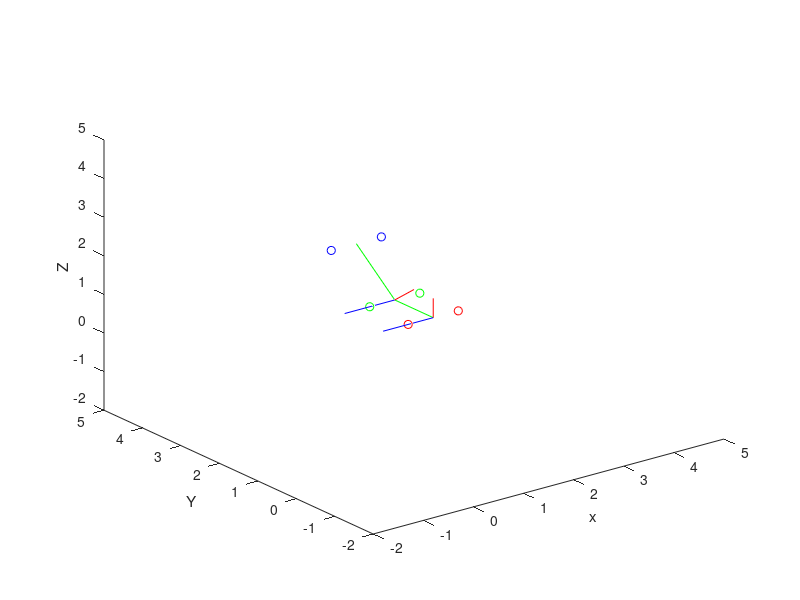

MATLAB code for this plot:
clear all;

% Creating four points emulating marker from distal segments
point1d = [1 1 1];
point2d = [2 1 1];
point3 = [2 2 1];
point4 = [1 2 1];

% Creating  points emulating marker from proximal segments
point1p = [2 3 2];
point2p = [1 3 2]; 

% Plotting 4 points
figure;
plot3(point1d(1),point1d(2),point1d(3),'or');
hold on;
plot3(point2d(1),point2d(2),point2d(3),'or');
plot3(point3(1),point3(2),point3(3),'og');
plot3(point4(1),point4(2),point4(3),'og');

plot3(point1p(1),point1p(2),point1p(3),'ob');
plot3(point2p(1),point2p(2),point2p(3),'ob');

xlabel(' x ');
ylabel(' Y ');
zlabel(' Z ');
xlim([-2 5])
ylim([-2 5])
zlim([-2 5])


% Creating distal segment axis
distal_origin  = (point1d + point2d)/2;
distal_end  = (point3 + point4)/2;

distal_y_v = distal_end - distal_origin;
distal_y_v_p = [distal_origin; distal_origin+distal_y_v];
distal_y_uv = distal_y_v./vecnorm(distal_y_v);

distal_z_v = point2d - distal_origin;
distal_z_v_p = [distal_origin; distal_origin+distal_z_v];
distal_z_uv = distal_z_v./vecnorm(distal_z_v);

distal_x_v = cross(distal_z_v, distal_y_v);
distal_x_v_p = [distal_origin; distal_origin+distal_x_v];
distal_x_uv = distal_x_v./vecnorm(distal_x_v);

distal_z_v = cross(distal_x_uv, distal_y_uv);
distal_z_v_p = [distal_origin; distal_origin+distal_z_v];
distal_z_uv = distal_z_v./vecnorm(distal_z_v);

plot3(distal_y_v_p(:,1),distal_y_v_p(:,2),distal_y_v_p(:,3),'g', 'LineWidth',0.5);
plot3(distal_z_v_p(:,1),distal_z_v_p(:,2),distal_z_v_p(:,3),'b', 'LineWidth',0.5);
plot3(distal_x_v_p(:,1),distal_x_v_p(:,2),distal_x_v_p(:,3),'r', 'LineWidth',0.5);

% Creating proximal segment axis
proximal_origin  = (point3 + point4)/2;
proximal_end  = (point1p + point2p)/2;

proximal_y_v = proximal_end - proximal_origin;
proximal_y_v_p = [proximal_origin; proximal_origin+proximal_y_v];
proximal_y_uv = proximal_y_v./vecnorm(proximal_y_v);

proximal_z_v = point3 - proximal_origin;
proximal_z_v_p = [proximal_origin; proximal_origin+proximal_z_v];
proximal_z_uv = proximal_z_v./vecnorm(proximal_z_v);

proximal_x_v = cross(proximal_z_v, proximal_y_v);
proximal_x_v_p = [proximal_origin; proximal_origin+proximal_x_v];
proximal_x_uv = proximal_x_v./vecnorm(proximal_x_v);

proximal_z_v = cross(proximal_x_uv, proximal_y_uv);
proximal_z_v_p = [proximal_origin; proximal_origin+proximal_z_v];
proximal_z_uv = proximal_z_v./vecnorm(proximal_z_v);

plot3(proximal_y_v_p(:,1),proximal_y_v_p(:,2),proximal_y_v_p(:,3),'g', 'LineWidth',0.5);
plot3(proximal_z_v_p(:,1),proximal_z_v_p(:,2),proximal_z_v_p(:,3),'b', 'LineWidth',0.5);
plot3(proximal_x_v_p(:,1),proximal_x_v_p(:,2),proximal_x_v_p(:,3),'r', 'LineWidth',0.5);


% Creating rotation matrices
rot_dist = [distal_x_uv' distal_y_uv' distal_z_uv'];
rot_prox = [proximal_x_uv' proximal_y_uv' proximal_z_uv'];

% Combining the proximal and distal rotation matrix
rot_prox_dist = rot_prox' * rot_dist;

% extracting the unit vectors from the new rotation matrix
rot_x_uv = rot_prox_dist(:,1)';
rot_y_uv = rot_prox_dist(:,2)';
rot_z_uv = rot_prox_dist(:,3)';





